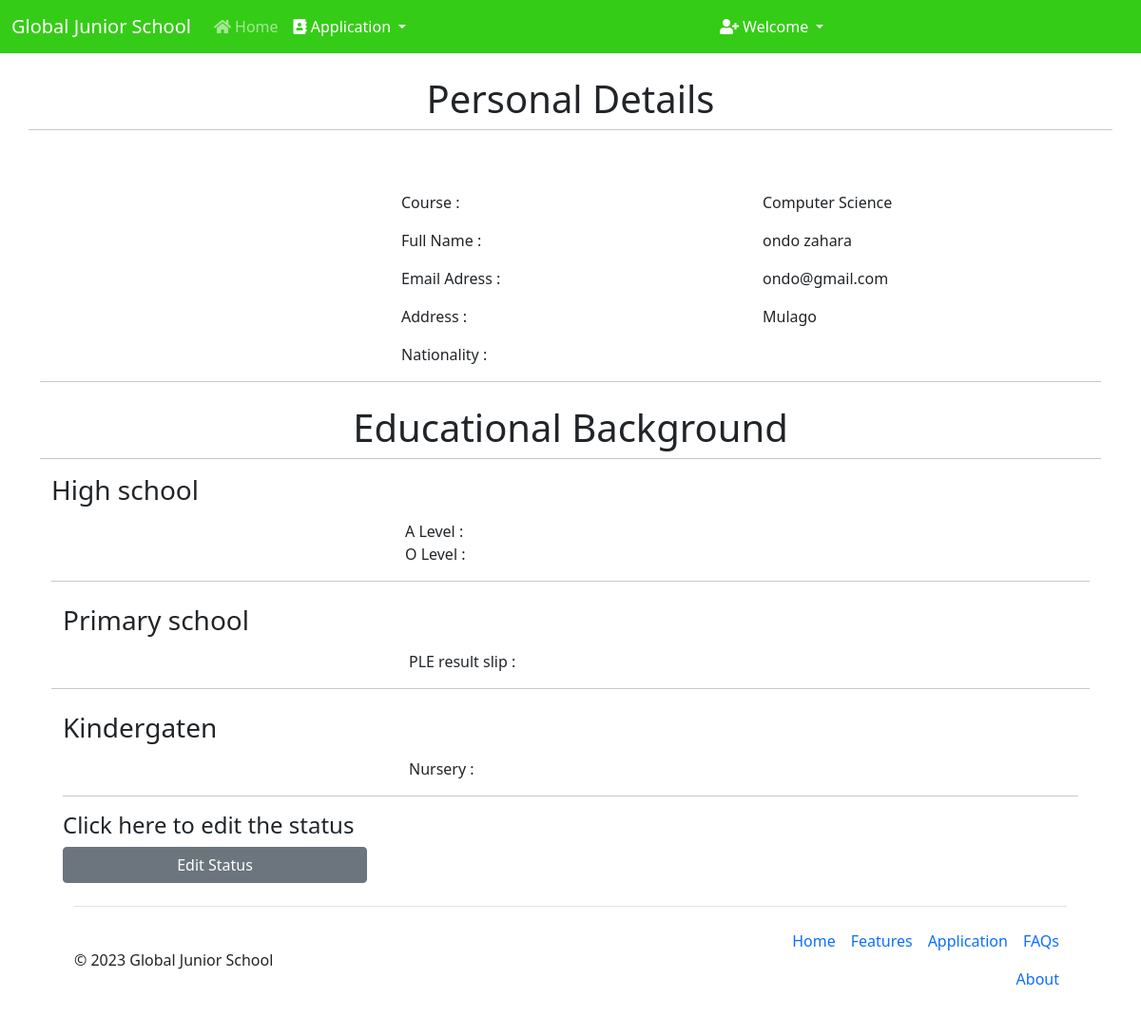
Page /student_application/1/ (signed in) on the committed database.
### Students_Admission_System/models.py (models this page shows, shortened)
class Application(models.Model):
    user = models.OneToOneField(User, on_delete=models.CASCADE, blank=True, null=True)
    application_id = models.CharField(max_length=50, unique=True, null=True)
    COURSES = (
    ('Computer Science ', 'Computer Science '),
    ('Information Technology ', 'Information Technology '),
    ('Electronics and Telecommunication ', 'Electronics and Telecommunication '),
    ('Business and accounting', 'Business and accounting'),
    ('public Admin', 'public Admin'),
    ('LAW', 'LAW'),
    )
    course = models.CharField(max_length=100, choices= COURSES)
    name = models.CharField(max_length=200)
    GENDER = (
        ('Male','Male'),
        ('Female','Female')
    )
    gender = models.CharField(max_length=10, choices=GENDER)
    email = models.CharField(max_length=200)
    phone_no = models.CharField(max_length=200)
    address = models.CharField(max_length=200)
    nationality = models.CharField(max_length=250)
    student_profile = models.ImageField(upload_to="images")
    a_level_result = models.FileField()
    o_level_result = models.FileField()
    ple_result = models.FileField()
    kindergaten = models.FileField(null=True)
    national_id = models.ImageField(upload_to="images", null=True)
    DOM =(
        ('Boys hostel A','Boys hostel A'),
        ('Boys hostel B','Boys hostel B'),
        ('Boys hostel C','Boys hostel C'),
        ('Girls hostel A','Girls hostel A'),
        ('Girls hostel B','Girls hostel B'),
        ('Girls hostel C','Girls hostel C')
    )
    dom = models.CharField(max_length=50, choices=DOM)
    STATUS = (
        ('Approved', 'Approved'),
        ('Pending', 'Pending'),
        ('Rejected', 'Rejected'),
    )
    Application_Status = models.TextField(max_length=100, choices=STATUS, default="Pending")
    message = models.TextField(max_length=100, default="", null=True, blank=True)

### Students_Admission_System/views.py (the view)
# urls.py: path("student_application/<int:myid>/", views.student_application, name="student_application"),
def student_application(request, myid):
    if not request.user.is_superuser:
        return redirect("/login")
    application = Application.objects.filter(id=myid)
    return render(request, "student_application.html", {'application':application[0]})

### Students_Admission_System/templates/student_application.html (shortened to what this page needs)
{% extends 'admin.html' %}
{% block body %}
<div class="container mt-4">
    <div class="row">
        <h1 style="text-align: center;">Personal Details</h1>
            <hr>
        <div class="col-md-4">
        </div>
        <div class="col-md-8">
            <div class="profile-tab">
                <div class="tab-pane">
                    <br><br>
                    <div class="row">
                        <div class="col-md-6">
                            <label>Course :</label>
                        </div>
                        <div class="col-md-6">
                            <p>{{application.course}}</p>
                        </div>
                    </div>
                    <div class="row">
                        <div class="col-md-6">
                            <label>Full Name :</label>
                        </div>
                        <div class="col-md-6">
                            <p>{{application.name}}</p>
                        </div>
                    </div>
                    <div class="row">
                        <div class="col-md-6">
                            <label>Email Adress :</label>
                        </div>
                        <div class="col-md-6">
                            <p>{{application.email}}</p>
                        </div>
                    </div>
                    <div class="row">
                        <div class="col-md-6">
                            <label>Address :</label>
                        </div>
                        <div class="col-md-6">
                            <p>{{application.address}}</p>
                        </div>
                    </div>
                    <div class="row">
                        <div class="col-md-6">
                            <label>Nationality :</label>
                        </div>
                        <div class="col-md-6">
                        </div>
                    </div>
                </div>
            </div>
        </div>
</div>
<hr>
<div class="container mt-4">
    <div class="row">
        <h1 style="text-align: center;">Educational Background</h1>
            <hr>
        <div class="col-md-4">
            <div class="profile-img">
                <h3>High school</h3>
            </div>
        </div>
        <div class="col-md-8">
            <div class="profile-tab">
                <div class="tab-pane">
                    <br><br>
                    <div class="row">
                        <div class="col-md-6">
                            <label>A Level  :</label>
                        </div>
                        <div class="col-md-6">
                        </div>
                    </div>
                    <div class="row">
                        <div class="col-md-6">
                            <label>O Level :</label>
                        </div>
                        <div class="col-md-6">
                        </div>
                    </div>
                </div>
            </div>
        </div>
</div>
<hr>
<div class="container mt-4">
    <div class="row">
        <div class="col-md-4">
            <div class="profile-img">
                <h3>Primary school</h3>
            </div>
        </div>
        <div class="col-md-8">
            <div class="profile-tab">
                <div class="tab-pane">
                    <br><br>
                    </div>
                    <div class="row">
                        <div class="col-md-6">
                            <label>PLE result slip :</label>
                        </div>
                        <div class="col-md-6">
                        </div>
                    </div>
                </div>
            </div>
        </div>
</div>
<hr>
<div class="container mt-4">
    <div class="row">
        <div class="col-md-4">
            <div class="profile-img">
                <h3>Kindergaten</h3>
            </div>
        </div>
        <div class="col-md-8">
            <div class="profile-tab">
                <div class="tab-pane">
                    <br><br>
                    <div class="row">
                        <div class="col-md-6">
                            <label>Nursery :</label>
                        </div>
                        <div class="col-md-6">
                        </div>
                    </div>
                </div>
            </div>
        </div>
</div>
<hr>
<h4>Click here to edit the status</h4><a href="/application_status/{{application.id}}/" class="btn btn-secondary" style="width: 20rem;">Edit Status</a>
<div class="container">
    <footer class="d-flex flex-wrap justify-content-between align-items-center py-3 my-4 border-top">
      <p class="col-md-4 mb-0 text-body-secondary">&copy; 2023 Global Junior School</p>
      <a href="/" class="col-md-4 d-flex align-items-center justify-content-center mb-3 mb-md-0 me-md-auto link-body-emphasis text-decoration-none">
        <svg class="bi me-2" width="40" height="32"><use xlink:href="#bootstrap"/></svg>
      </a>
      <ul class="nav col-md-4 justify-content-end">
        <li class="nav-item"><a href="#" class="nav-link px-2 text-body-secondary">Home</a></li>
        <li class="nav-item"><a href="#" class="nav-link px-2 text-body-secondary">Features</a></li>
        <li class="nav-item"><a href="#" class="nav-link px-2 text-body-secondary">Application</a></li>
        <li class="nav-item"><a href="#" class="nav-link px-2 text-body-secondary">FAQs</a></li>
        <li class="nav-item"><a href="#" class="nav-link px-2 text-body-secondary">About</a></li>
      </ul>
    </footer>
  </div>
{% endblock %}

### rows in the picture
Application: course "Computer Science", name "ondo zahara", email "ondo@gmail.com", address "Mulago"
